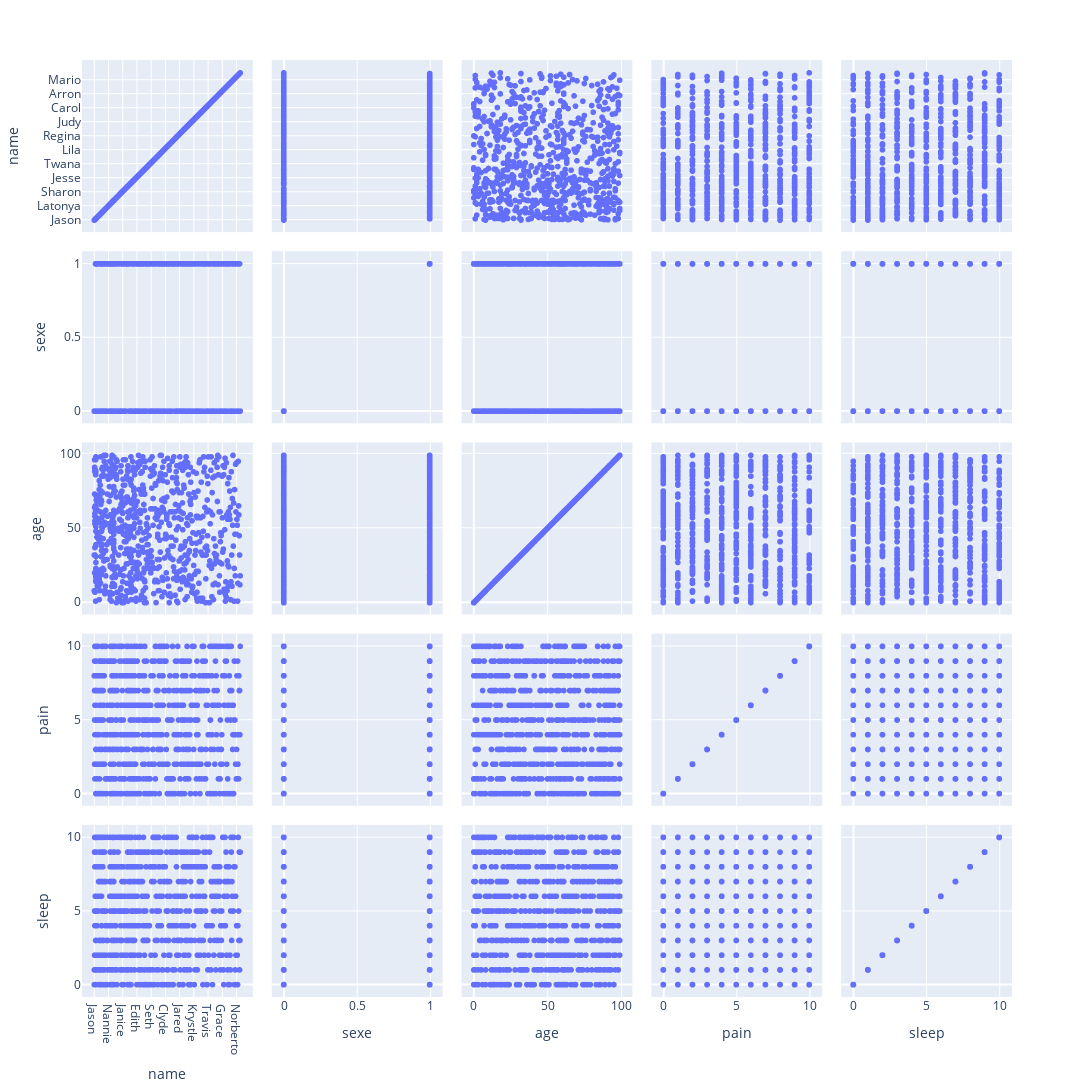

Notebook code cell kept with this figure:
### Code cell
import plotly.express as plot

fig = plot.scatter_matrix(file,
                          width=1200, height=1600)
fig.show()

### Figure 1 — Plotly figure (JSON) as saved in the notebook; plotly's stock layout.template omitted (floating-point values rounded to 4 significant figures; data arrays with more than 128 entries replaced by an {"elided": "..."} marker saying what was removed)
{"data": [{"dimensions": [{"axis": {"matches": true}, "label": "name", "values": {"elided": "800 str values"}}, {"axis": {"matches": true}, "label": "sexe", "values": {"elided": "800 int values"}}, {"axis": {"matches": true}, "label": "age", "values": {"elided": "800 int values"}}, {"axis": {"matches": true}, "label": "pain", "values": {"elided": "800 int values"}}, {"axis": {"matches": true}, "label": "sleep", "values": {"elided": "800 int values"}}], "hovertemplate": "%{xaxis.title.text}=%{x}<br>%{yaxis.title.text}=%{y}<extra></extra>", "legendgroup": "", "marker": {"color": "#636efa", "symbol": "circle"}, "name": "", "showlegend": false, "type": "splom"}], "layout": {"dragmode": "select", "height": 1600, "legend": {"tracegroupgap": 0}, "margin": {"t": 60}, "width": 1200}}
